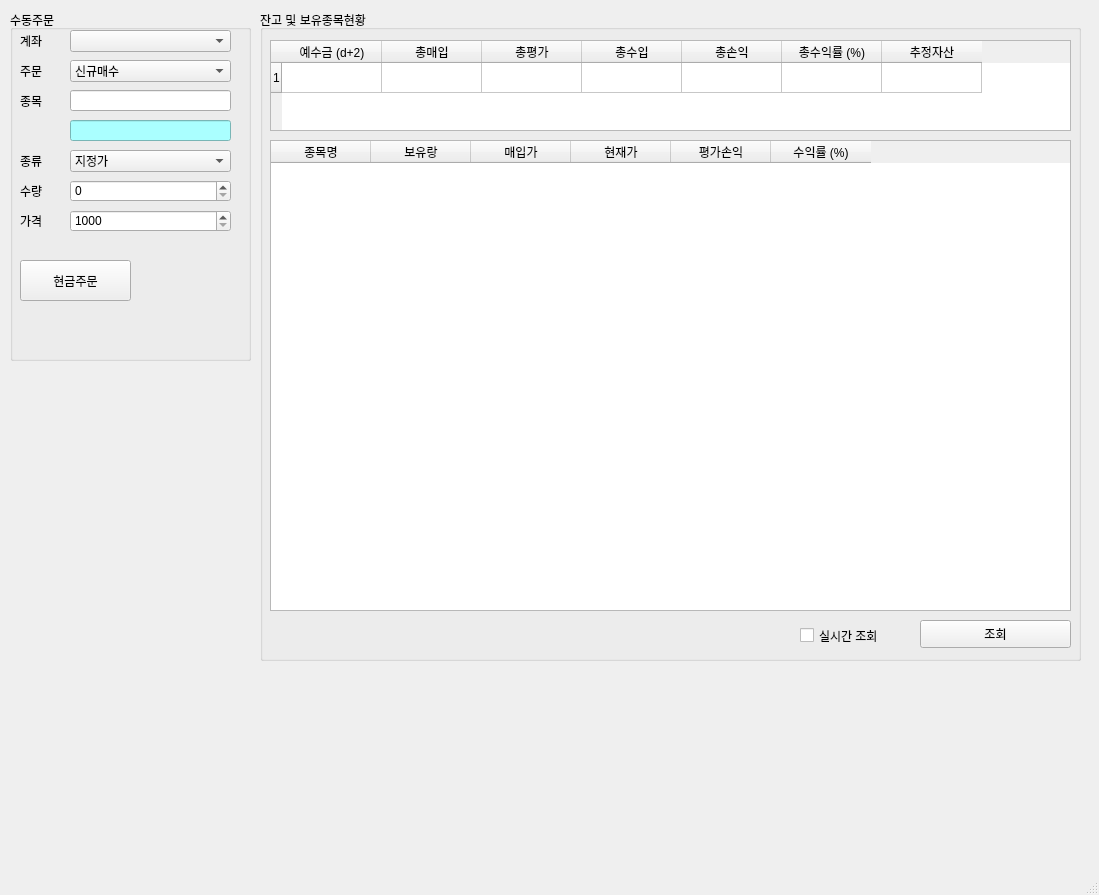
<?xml version="1.0" encoding="UTF-8"?>
<ui version="4.0">
 <class>MainWindow</class>
 <widget class="QMainWindow" name="MainWindow">
  <property name="geometry">
   <rect>
    <x>0</x>
    <y>0</y>
    <width>1099</width>
    <height>895</height>
   </rect>
  </property>
  <property name="windowTitle">
   <string>MainWindow</string>
  </property>
  <widget class="QWidget" name="centralwidget">
   <widget class="QGroupBox" name="groupBox">
    <property name="geometry">
     <rect>
      <x>10</x>
      <y>10</y>
      <width>241</width>
      <height>351</height>
     </rect>
    </property>
    <property name="title">
     <string>수동주문</string>
    </property>
    <widget class="QLabel" name="label">
     <property name="geometry">
      <rect>
       <x>10</x>
       <y>20</y>
       <width>71</width>
       <height>21</height>
      </rect>
     </property>
     <property name="text">
      <string>계좌</string>
     </property>
    </widget>
    <widget class="QLabel" name="label_2">
     <property name="geometry">
      <rect>
       <x>10</x>
       <y>50</y>
       <width>71</width>
       <height>21</height>
      </rect>
     </property>
     <property name="text">
      <string>주문</string>
     </property>
    </widget>
    <widget class="QLabel" name="label_3">
     <property name="geometry">
      <rect>
       <x>10</x>
       <y>80</y>
       <width>71</width>
       <height>21</height>
      </rect>
     </property>
     <property name="text">
      <string>종목</string>
     </property>
    </widget>
    <widget class="QLabel" name="label_4">
     <property name="geometry">
      <rect>
       <x>10</x>
       <y>140</y>
       <width>71</width>
       <height>21</height>
      </rect>
     </property>
     <property name="text">
      <string>종류</string>
     </property>
    </widget>
    <widget class="QLabel" name="label_5">
     <property name="geometry">
      <rect>
       <x>10</x>
       <y>170</y>
       <width>71</width>
       <height>21</height>
      </rect>
     </property>
     <property name="text">
      <string>수량</string>
     </property>
    </widget>
    <widget class="QLabel" name="label_6">
     <property name="geometry">
      <rect>
       <x>10</x>
       <y>200</y>
       <width>71</width>
       <height>21</height>
      </rect>
     </property>
     <property name="text">
      <string>가격</string>
     </property>
    </widget>
    <widget class="QComboBox" name="comboBox">
     <property name="geometry">
      <rect>
       <x>60</x>
       <y>20</y>
       <width>161</width>
       <height>22</height>
      </rect>
     </property>
    </widget>
    <widget class="QComboBox" name="comboBox_2">
     <property name="geometry">
      <rect>
       <x>60</x>
       <y>50</y>
       <width>161</width>
       <height>22</height>
      </rect>
     </property>
     <item>
      <property name="text">
       <string>신규매수</string>
      </property>
     </item>
     <item>
      <property name="text">
       <string>신규매도</string>
      </property>
     </item>
     <item>
      <property name="text">
       <string>매수취소</string>
      </property>
     </item>
     <item>
      <property name="text">
       <string>매도취소</string>
      </property>
     </item>
    </widget>
    <widget class="QComboBox" name="comboBox_3">
     <property name="geometry">
      <rect>
       <x>60</x>
       <y>140</y>
       <width>161</width>
       <height>22</height>
      </rect>
     </property>
     <item>
      <property name="text">
       <string>지정가</string>
      </property>
     </item>
     <item>
      <property name="text">
       <string>시장가</string>
      </property>
     </item>
    </widget>
    <widget class="QSpinBox" name="spinBox">
     <property name="geometry">
      <rect>
       <x>60</x>
       <y>170</y>
       <width>161</width>
       <height>22</height>
      </rect>
     </property>
     <property name="singleStep">
      <number>10</number>
     </property>
    </widget>
    <widget class="QSpinBox" name="spinBox_2">
     <property name="geometry">
      <rect>
       <x>60</x>
       <y>200</y>
       <width>161</width>
       <height>22</height>
      </rect>
     </property>
     <property name="minimum">
      <number>1000</number>
     </property>
     <property name="maximum">
      <number>999999</number>
     </property>
     <property name="singleStep">
      <number>1000</number>
     </property>
     <property name="displayIntegerBase">
      <number>10</number>
     </property>
    </widget>
    <widget class="QLineEdit" name="lineEdit">
     <property name="geometry">
      <rect>
       <x>60</x>
       <y>80</y>
       <width>161</width>
       <height>21</height>
      </rect>
     </property>
    </widget>
    <widget class="QLineEdit" name="lineEdit_2">
     <property name="geometry">
      <rect>
       <x>60</x>
       <y>110</y>
       <width>161</width>
       <height>21</height>
      </rect>
     </property>
     <property name="sizePolicy">
      <sizepolicy hsizetype="Ignored" vsizetype="Fixed">
       <horstretch>0</horstretch>
       <verstretch>0</verstretch>
      </sizepolicy>
     </property>
     <property name="styleSheet">
      <string notr="true">background-color: rgb(170, 255, 255);</string>
     </property>
    </widget>
    <widget class="QPushButton" name="pushButton">
     <property name="geometry">
      <rect>
       <x>10</x>
       <y>250</y>
       <width>111</width>
       <height>41</height>
      </rect>
     </property>
     <property name="text">
      <string>현금주문</string>
     </property>
    </widget>
   </widget>
   <widget class="QGroupBox" name="groupBox_2">
    <property name="geometry">
     <rect>
      <x>260</x>
      <y>10</y>
      <width>821</width>
      <height>651</height>
     </rect>
    </property>
    <property name="title">
     <string>잔고 및 보유종목현황</string>
    </property>
    <widget class="QTableWidget" name="tableWidget">
     <property name="geometry">
      <rect>
       <x>10</x>
       <y>30</y>
       <width>801</width>
       <height>91</height>
      </rect>
     </property>
     <property name="rowCount">
      <number>1</number>
     </property>
     <row/>
     <column>
      <property name="text">
       <string>예수금 (d+2)</string>
      </property>
     </column>
     <column>
      <property name="text">
       <string>총매입</string>
      </property>
     </column>
     <column>
      <property name="text">
       <string>총평가</string>
      </property>
     </column>
     <column>
      <property name="text">
       <string>총수입</string>
      </property>
     </column>
     <column>
      <property name="text">
       <string>총손익</string>
      </property>
     </column>
     <column>
      <property name="text">
       <string>총수익률 (%)</string>
      </property>
     </column>
     <column>
      <property name="text">
       <string>추정자산</string>
      </property>
     </column>
    </widget>
    <widget class="QTableWidget" name="tableWidget_2">
     <property name="geometry">
      <rect>
       <x>10</x>
       <y>130</y>
       <width>801</width>
       <height>471</height>
      </rect>
     </property>
     <column>
      <property name="text">
       <string>종목명</string>
      </property>
     </column>
     <column>
      <property name="text">
       <string>보유랑</string>
      </property>
     </column>
     <column>
      <property name="text">
       <string>매입가</string>
      </property>
     </column>
     <column>
      <property name="text">
       <string>현재가</string>
      </property>
     </column>
     <column>
      <property name="text">
       <string>평가손익</string>
      </property>
     </column>
     <column>
      <property name="text">
       <string>수익률 (%)</string>
      </property>
     </column>
    </widget>
    <widget class="QPushButton" name="pushButton_2">
     <property name="geometry">
      <rect>
       <x>660</x>
       <y>610</y>
       <width>151</width>
       <height>28</height>
      </rect>
     </property>
     <property name="text">
      <string>조회</string>
     </property>
    </widget>
    <widget class="QCheckBox" name="checkBox">
     <property name="geometry">
      <rect>
       <x>540</x>
       <y>600</y>
       <width>111</width>
       <height>51</height>
      </rect>
     </property>
     <property name="text">
      <string>실시간 조회</string>
     </property>
    </widget>
   </widget>
  </widget>
  <widget class="QMenuBar" name="menubar">
   <property name="geometry">
    <rect>
     <x>0</x>
     <y>0</y>
     <width>1099</width>
     <height>26</height>
    </rect>
   </property>
  </widget>
  <widget class="QStatusBar" name="statusbar"/>
 </widget>
 <resources/>
 <connections/>
</ui>
